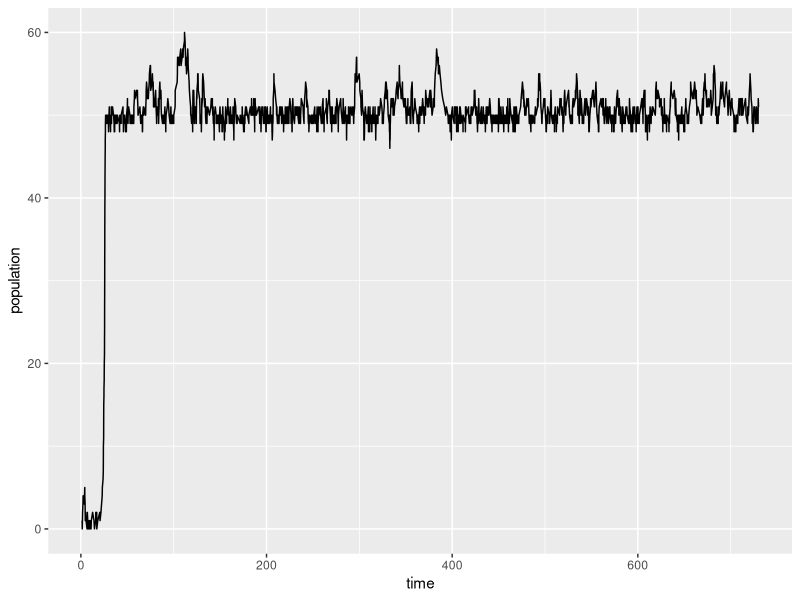

Here is the R script that generated this plot: (Note: this script raises an error after producing the figure.)
## ---- chunk 1
knitr::opts_chunk$set(echo = TRUE, cache=TRUE)
library('deSolve') # solving ordinary differential equations
library(dplyr) # data wrangling
library(ggplot2) # pretty plots
library(lhs) # latin hypercube sampling
library(tidyr) # pipes
library(parallel) # for running in parallel 
set.seed(1993)

## ---- chunk 2

# function for birth rate with Allee effect (theta)
birthrate <- function(x, b0, theta, K){
  b <- b0*x*(x/(theta+x)) # baseline births 
  b_dd <- b*x*(1 - x/ K) # birth decreases at high densities
  b_wA_dd <- pmax(0, b_dd)
  b_wA_dd 
}

immigrationrate <- function (x, iota) iota # function for immigration rate (iota)

# read in all the death rates 

## Define all Grooming Scenarios: 
### PROGRAMMED 
groom_prg_scenarios <- data.frame(scenario = seq(1, 100, length.out = 100), # 100 scenarios 
                                  G_vals = seq(1, 100, length.out = 100)) # grooming efficiency
#### Generate a function for grooming deathrate based on pop size 
groomrate_prg <- function(pop.size, scenario){
  groom_prg_scenario <- groom_prg_scenarios %>% dplyr::filter(scenario == scenario) # filter to scenario 
 death_rate <- pmin(pop.size, groom_prg_scenario[1,2]) # how much grooming will happen
#  death_rate <- ifelse(x == 0, 0, # avoids NaNs
        #                          fleas_groomed / pop.size)
#  death_rate
}

### STIMULUS
groom_stm_scenarios <- data.frame(scenario = seq(1, 100, length.out = 100), # 100 scenarios 
                                  G_vals = seq(1, 100, length.out = 100)) # grooming efficiency
groom_stm_scenarios$groom_rate <- groom_stm_scenarios$G_vals / 100
  
#### Generate a function for stimulus grooming deathrate based on pop size 
groomrate_stm <- function(pop.size, scenario){
  death_rate <- ifelse(pop.size == 0, 0, # avoids NaNs
                       groom_stm_scenarios[scenario,2])
  death_rate
}


### Costly
groom_cst_scenarios <- data.frame(scenario = 1:100,
                                  mu = runif(100, 5, 50),
                                  sigma = runif(100, 5, 25))

#### Generate a function for costly grooming deathrate based on pop size 
groomrate_cst <- function(pop.size, scenario){
  groom_cst_scenario <- groom_cst_scenarios %>% dplyr::filter(scenario == scenario) # filter to scenario 
  death_rate <- ifelse(pop.size == 0, 0, # avoids NaNs
                       exp(-((pop.size - groom_cst_scenario$mu)^2) / (2 * groom_cst_scenario$sigma^2))) # normal distribution
  death_rate
}

# Function to select a groom strategy based on defined parameter: 
get_groom_rate <- function(x, groom_strategy, scenario) {
  
 ifelse(groom_strategy == "none", 0,
 ifelse(groom_strategy == "programmed", groomrate_prg(x, scenario),
 ifelse(groom_strategy == "stimulus", groomrate_stm(x, scenario),
 ifelse(groom_strategy == "costly", groomrate_cst(x, scenario), "Unknown groom_type"))))
}

# Function for density dependent deaths 
deathrate_dd <- function(pop.size, dmax = 1, x_mid = 50, s = 20) {
     dmax / (1 + exp(-(pop.size - x_mid) / s))
}

# set initial conditions parameters

## birth rate is standard across all scenarios, right now as 37.5 flea births per year (0. per day)
## we are going to vary parameters for:  
theta_vals <- seq(0, 10, by = 1)
iota_vals <- seq(0, 100, by = 1) 
scenario_vals <- seq(1,100, by = 1)

n_samples <- 500  # number of parameter combos
lhs_matrix <- randomLHS(n_samples, 3)  # for theta, iota

# Rescale each column to your parameter ranges
theta_vals <- lhs_matrix[,1] * 10        #  allee effect (none to high (n = 10))
iota_vals  <- lhs_matrix[,2] * 1        # immigration (none to high (n = 5))
scenario_vals <- floor(lhs_matrix[,3] * 100)    # which grooming scenario 

# Construct parameter set
param_grid <- data.frame(
  b0 = log(37.5)/35, # constant [log(female fecundity per lifetime)/generation time]
  theta = theta_vals,
  iota = iota_vals,
  scenario = scenario_vals,
  initial_pop = 2 # constant
)

# Expand parameter set to include each grooming scenario 
groom_strategies <- c("none", "programmed", "stimulus", "costly")
param_grid_wgroom <- merge(param_grid,
                             data.frame(groom_strategy = groom_strategies),
                             by = NULL)
## ---- chunk 3
num_simulations <- 1  # Number of times to run the simulation
# max.events <- 1000 # maximum events
max.time <- 730 # 2 year max for a squirrel  
## ---- chunk 4
# g_scenario <- read.csv(file = "data/grooming_deathrates.csv")
# groom_prog <- g_scenario %>% dplyr::filter(groom_type == "programmed")

# Define the task grid: 
task_grid <- expand.grid(
    param_id = 1:nrow(param_grid_wgroom),
    sim_id   = 1:num_simulations)

# Define running the whole model as a function 
run_one_parameter_set <- function(task_i){

    param_id <- task_grid[task_i, 1]
    sim_id   <- task_grid[task_i, 2]
    
    message("Parameter set ", param_id, ", Simulation", sim_id)
    
    parms <- param_grid_wgroom[param_id, ]

    events <- 0
    time <- 0
    x <- parms$initial_pop

    out_list <- list()

    while (time[length(time)] <= max.time) {

      events <- events + 1
      current.size <- x[length(x)]
      current.time <- time[length(time)]

      b <- birthrate(current.size, parms$b0, parms$theta, 50)
      g <- get_groom_rate(current.size, parms$groom_strategy, parms$scenario)
      #message("Current size", current.size, ", groom rate", g) # mid function checks
      d <- deathrate_dd(current.size) + g
      iota <- immigrationrate(current.size, iota = parms$iota)

      total.rate <- b + d + iota

      if (is.na(total.rate) || total.rate <= 0) break

      increment.time <- -log(1 - runif(1)) / total.rate

      event_probs <- c(d, b, iota) / total.rate
      event_outcome <- sample(
        c("death", "birth", "immigration"),
        size = 1,
        prob = event_probs
      )

      change <- ifelse(event_outcome == "death", -1, 1)

      new_size <- max(0, current.size + change)
      new_time <- current.time + increment.time

      out_list[[events]] <- data.frame(
        event = events,
        time = new_time,
        population = new_size,
        event_type = event_outcome,
        sim_id = sim_id,
        param_id = param_id
      )

      time <- c(time, new_time)
      x <- c(x, new_size)
    }

    if (length(out_list) == 0) {
      data.frame(
        event = numeric(),
        time = numeric(),
        population = numeric(),
        event_type = character(),
        sim_id = numeric(),
        param_id = numeric()
      )
    } else {
      do.call(rbind, out_list)
}}

# First test out on one 
system.time({
    simulation_test <-run_one_parameter_set(584)
}
)

ggplot(simulation_test, aes(x = time, y = population)) + 
         geom_line()
  
# Now run for the full simulation across the 10 clusters 
system.time({

  cl <- makeCluster(10)
  
  # Move libraries to the clusters 
  clusterEvalQ(cl, library(tidyverse))

  # Move main environment items to each of the clusters
  clusterExport(cl, 
                c("groom_prg_scenarios","groom_stm_scenarios", "groom_cst_scenarios",
                   "param_grid_wgroom","max.time", "task_grid", 
                   "birthrate", "deathrate_dd", "immigrationrate", 
                  "groom_strategies", "get_groom_rate", "groomrate_prg", "groomrate_stm", "groomrate_cst"
                  ))
  
  simulation <- parLapply(cl, 1:nrow(task_grid), run_one_parameter_set)

  on.exit(stopCluster(cl), add = TRUE)
})

saveRDS(simulation, "data/simulation.Rdata")

## ---- chunk 5
# make a plot with all the simulations 
ggplot(results0, aes(x = time, y = population, group = sim_id)) +
  geom_line(alpha = 0.3) +  # Add transparency to avoid clutter
  labs(x = "Time", y = "Population Size", color = "Simulation ID", 
       caption = ) +
  theme_classic() +
  theme(legend.position = "none")  # hide legend cause too many lines
ggplot(results1, aes(x = time, y = population, group = sim_id)) +
  geom_line(alpha = 0.3) +  # Add transparency to avoid clutter
  labs(caption = "Figure X. Ectoparasite population size across time (100 years)", 
       x = "Time", y = "Population Size", color = "Simulation ID") +
  theme_classic() +
  theme(legend.position = "none", plot.caption = element_text(hjust=0.5, size=rel(1.2)))  # hide legend cause too many lines
ggplot(results2, aes(x = time, y = population, group = sim_id)) +
  geom_line(alpha = 0.3) +  # Add transparency to avoid clutter
  labs(caption= "Figure X. Ectoparasite population size across time (100 years)", 
       x = "Time", y = "Population Size", color = "Simulation ID") +
  theme_classic() +
  theme(legend.position = "none", plot.caption = element_text(hjust=0.5, size=rel(1.2)))  # hide legend cause too many lines
ggplot(results3, aes(x = time, y = population, group = sim_id)) +
  geom_line(alpha = 0.3) +  # Add transparency to avoid clutter
  labs(x = "Time", y = "Population Size", color = "Simulation ID", 
       caption="Figure X. Ectoparasite population size across time (100 years)") + 
  theme_classic() +
  theme(legend.position = "none", plot.caption = element_text(hjust=0.5, size=rel(1.2)))  # hide legend cause too many lines
## ---- chunk 6
# FLEA POPULATION TRAITS - calculate relevant traits 

## values for one simulation
### Total Flea Population: the count of fleas during the entire simulation run 

#### Function to calculate total flea population from immigration & birth events
calculate_flea_population <- function(simulation_list) {
  sapply(simulation_list, function(sim_df) {
    sum(sim_df$event_type == "immigration") + sum(sim_df$event_type == "birth")
  })
}

#### Apply function to all models
flea_total_pop_lists <- lapply(all_simulations, calculate_flea_population)

#### Plot histograms for each model as facet
par(mfrow = c(2, 2))  # Arrange plots in a 2x2 grid
for (i in seq_along(flea_total_pop_lists)) {
  hist(flea_total_pop_lists[[i]], 
       main = paste("Total Flea Pop -", names(flea_total_pop_lists)[i]), 
       xlab = "Total Fleas", 
       col = "lightblue", 
       border = "black")
}
par(mfrow = c(1,1))  # Reset plot layout

#### Convert list to long-format dataframe for ggplot
flea_data <- bind_rows(
  lapply(names(flea_total_pop_lists), function(model) {
    data.frame(Total_Fleas = flea_total_pop_lists[[model]], Model = model)
  })
)

#### Plot histogram using ggplot2 for each model as overlapping on same grid
ggplot(flea_data, aes(x = Total_Fleas, fill = Model)) +
  geom_histogram(aes(y = ..density..), position = "identity", alpha = 0.4, bins = 30) +
  scale_fill_manual(values = c("#E69F00", "#56B4E9","grey", "darkmagenta")) +  # Custom colors
  labs(title = "Total Flea Population Across Simulations",
       x = "Total Fleas from Immigration & Birth",
       y = "Density") +
  theme_minimal()

## ---- chunk 7
### Snapshot/Sampling Event Flea Population: the count of fleas at one snapshot (e.g., end of day)

#### create function round time to the nearest integer, keep only the last observation per time unit
end_of_day_flea_pop <-function(sim){
  sim %>%  # Apply operations to the dataset
  mutate(time_unit = floor(time)) %>%  # Convert time to integer units
  group_by(time_unit) %>%
  slice_tail(n = 1) %>%  # Get the last observation per unit
  ungroup() %>%
  select(time_unit, population)  # Keep relevant columns
}

# apply the end of day calculation across simulations 
sim0_end_of_day_pops <- lapply(simulation0, end_of_day_flea_pop)
sim1_end_of_day_pops <- lapply(simulation1, end_of_day_flea_pop)
sim2_end_of_day_pops <- lapply(simulation2, end_of_day_flea_pop)
sim3_end_of_day_pops <- lapply(simulation3, end_of_day_flea_pop)

# create a function to sample only a portion of the days (e.g. last 25%)
subset_simulation <- function(sim_df, range_percent) {
  # Ensure range_percent is a valid numeric vector of length 2 (e.g., c(0, 10) or c(75, 100))
  if (length(range_percent) != 2 || any(range_percent < 0) || any(range_percent > 100)) {
    stop("range_percent must be a numeric vector of length 2 between 0 and 100.")
  }
  
  # Get the start and end time from the simulation
  min_time <- min(sim_df$time_unit)
  max_time <- max(sim_df$time_unit)

  # Compute the time range corresponding to the percentage range
  time_start <- min_time + (range_percent[1] / 100) * (max_time - min_time)
  time_end <- min_time + (range_percent[2] / 100) * (max_time - min_time)

  # Subset the dataframe based on the calculated time range
  sim_df %>%
    filter(time_unit >= time_start & time_unit <= time_end)
}

# limit population snapshots to latter 75% (eliminating burn-in period)
sim0_eod_pop_last75 <- lapply(sim0_end_of_day_pops, subset_simulation, range_percent = c(26, 100))
sim0_eod_pop_last75_combined <- bind_rows(
  lapply(seq_along(sim0_eod_pop_last75), function(i) {
    sim0_eod_pop_last75[[i]] %>% mutate(sim_id = as.factor(i))  # Assign simulation ID
  })
)
sim0_eod_pop_last75_combined$model <- "0 - basic"
sim0_eod_pop_last75_combined$sim_id <- paste("0-", sim0_eod_pop_last75_combined$sim_id, sep = "")
sim1_eod_pop_last75 <- lapply(sim1_end_of_day_pops, subset_simulation, range_percent = c(26, 100))
sim1_eod_pop_last75_combined <- bind_rows(
  lapply(seq_along(sim1_eod_pop_last75), function(i) {
    sim1_eod_pop_last75[[i]] %>% mutate(sim_id = as.factor(i))  # Assign simulation ID
  })
)
sim1_eod_pop_last75_combined$model <- "1 - allee"
sim1_eod_pop_last75_combined$sim_id <- paste("1-", sim1_eod_pop_last75_combined$sim_id, sep = "")

sim2_eod_pop_last75 <- lapply(sim2_end_of_day_pops, subset_simulation, range_percent = c(26, 100))
sim2_eod_pop_last75_combined <- bind_rows(
  lapply(seq_along(sim2_eod_pop_last75), function(i) {
    sim2_eod_pop_last75[[i]] %>% mutate(sim_id = as.factor(i))  # Assign simulation ID
  })
)
sim2_eod_pop_last75_combined$model = "2 - resources"
sim2_eod_pop_last75_combined$sim_id <- paste("2-", sim2_eod_pop_last75_combined$sim_id, sep = "")

sim3_eod_pop_last75 <- lapply(sim3_end_of_day_pops, subset_simulation, range_percent = c(26, 100))
sim3_eod_pop_last75_combined <- bind_rows(
  lapply(seq_along(sim3_eod_pop_last75), function(i) {
    sim3_eod_pop_last75[[i]] %>% mutate(sim_id = as.factor(i))  # Assign simulation ID
  })
)
sim3_eod_pop_last75_combined$model = "3 - complex"
sim3_eod_pop_last75_combined$sim_id <- paste("3-", sim3_eod_pop_last75_combined$sim_id, sep = "")

eod_pop_last75 <- rbind(sim0_eod_pop_last75_combined, 
                        sim1_eod_pop_last75_combined, 
                        sim2_eod_pop_last75_combined, 
                        sim3_eod_pop_last75_combined)
# plot the histogram 
# hist(sim0_eod_pop_last75[[1]]$population)
ggplot(eod_pop_last75, aes(x = population, group = sim_id, color = model)) +
 # geom_freqpoly(binwidth = 10, size = 1, alpha = 0.5) +  # stepbins like a histogram
  geom_histogram(alpha = 0.2, aes(y = ..ncount..), position = 'identity', bins = 10) + 
 # geom_bar(pos="dodge") +
  scale_x_continuous(limits = c(0, 50)) +
 # scale_y_continuous(limits = c(0, 0.15)) +
  labs(title = "Distribution of Population Sizes for last 75% of simulation (n = 541 time points) ",
       x = "Population Size",
       y = "Frequency") +
  theme_classic() + 
 facet_grid(model ~ .)
## ---- chunk 8
